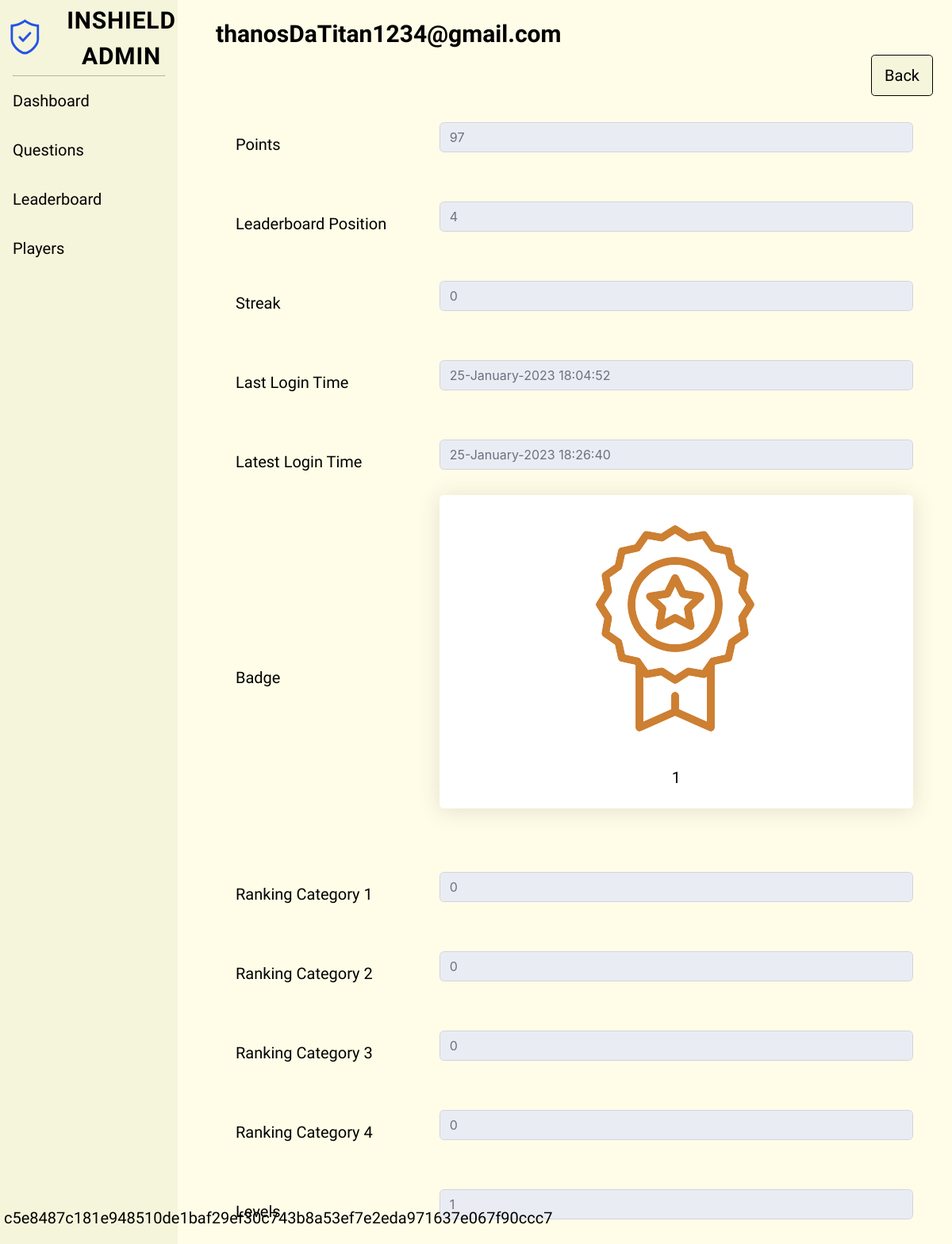
Before: /adminPlayerDetails.php?id=1 (signed in) with the older database file.
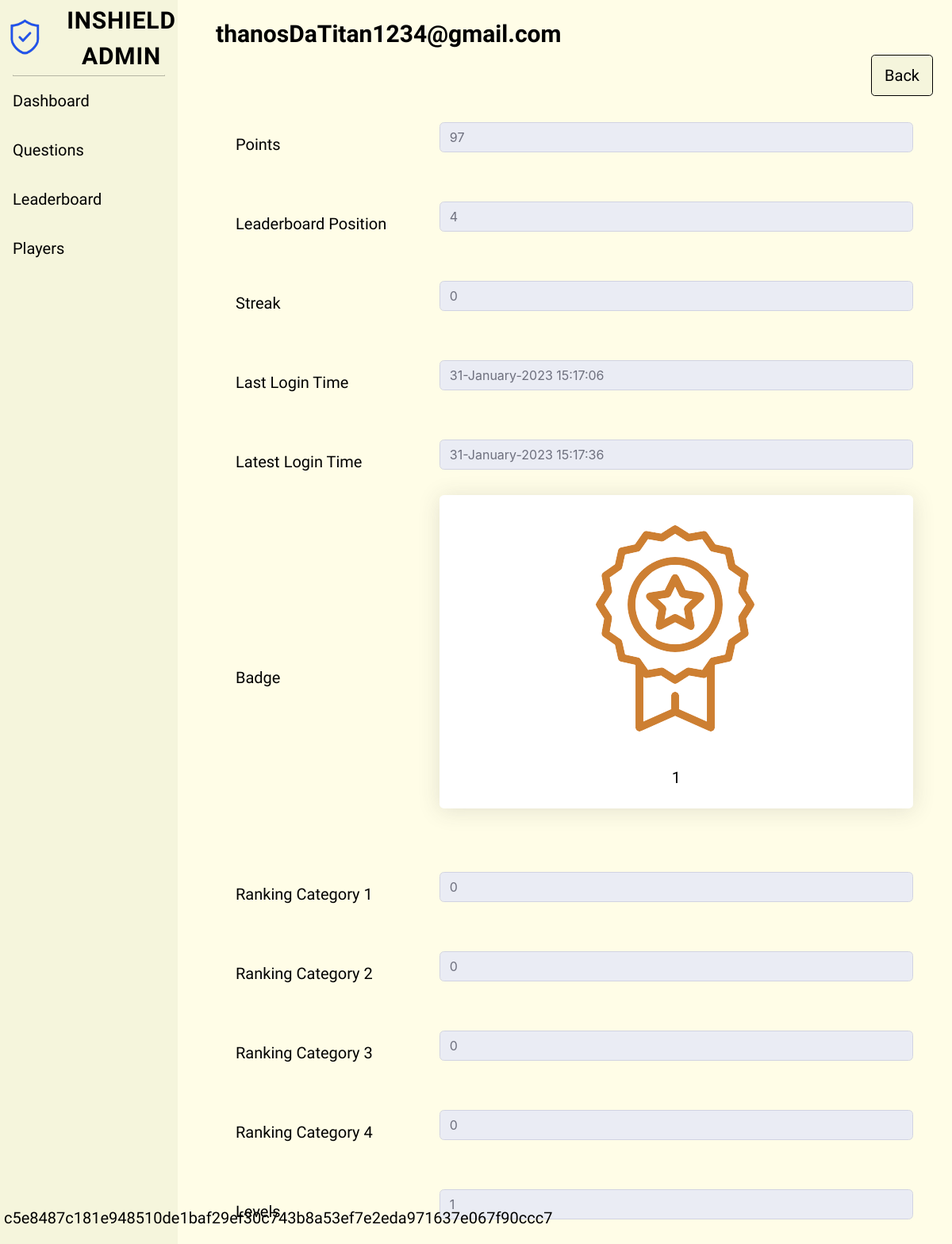
After: the same page with the newer database file.
### tables this page shows
CREATE TABLE `players` (
  `playerID` int(11) NOT NULL,
  `iv` varchar(32) NOT NULL,
  `email` varchar(256) NOT NULL,
  `displayName` varchar(256) NOT NULL,
  `password` varchar(256) NOT NULL,
  `points` varchar(256) NOT NULL,
  `leaderboard_position` varchar(256) NOT NULL,
  `streak` varchar(256) NOT NULL,
  `last_login_time` varchar(256) NOT NULL,
  `latest_login_time` varchar(256) NOT NULL,
  `badge` varchar(256) NOT NULL,
  `ranking_category1` varchar(256) NOT NULL,
  `ranking_category2` varchar(256) NOT NULL,
  `ranking_category3` varchar(256) NOT NULL,
  `ranking_category4` varchar(256) NOT NULL,
  `levels` varchar(256) NOT NULL,
  `google2FA_secretKey` varchar(256) DEFAULT NULL,
  `profilePic` varchar(256) DEFAULT NULL,
  `time_lvl1` varchar(256) DEFAULT NULL,
  `time_lvl2` varchar(256) DEFAULT NULL,
  `time_lvl3` varchar(256) DEFAULT NULL,
  `time_lvl4` varchar(256) DEFAULT NULL,
  `time_lvl5` varchar(256) DEFAULT NULL,
  `time_lvl6` varchar(256) DEFAULT NULL,
  `time_lvl7` varchar(256) DEFAULT NULL,
  `time_lvl8` varchar(256) DEFAULT NULL,
  `time_lvl9` varchar(256) DEFAULT NULL
);

### validation.php (called while the page is built, shortened)
<?php
function decrypting($val_bin, $iv)
{
  $cipher = 'AES-128-CBC';
  $key = 'thebestsecretkey';
  $decryptedVal = openssl_decrypt($val_bin, $cipher, $key, OPENSSL_RAW_DATA, $iv);
  return $decryptedVal;
}
?>

### adminPlayerDetails.php (the view, shortened to what this page needs)
<!DOCTYPE html>
<html>
    <link href="css/dataTables.min.css" rel="stylesheet">
    <link href="css/adminStyle.css" rel="stylesheet" type="text/css" />
    <link rel="stylesheet" href="https://cdn.jsdelivr.net/npm/bootstrap@5.2.3/dist/css/bootstrap.min.css">
</head>
<body id="page-top">
    <div id="wrapper">
        <?php
            include './headerFooterAdmin.php';
            require_once './validation.php';
        ?>
        <div class="container-fluid ps-5">
            <?php
            if($_SERVER['REQUEST_METHOD'] == 'GET')
            {
                if(empty($_GET['id']))
                {
                    $location = "adminPlayers.php";
                    echo "<script type='text/JavaScript'>alert('Please select a player to continue');window.location='$location'</script>";
                }
                elseif(!empty($_GET['id']))
                {
                    $playerID = trim($_GET['id']);
                    $error['id'] = validateInteger($playerID);
                    $error = array_filter($error);
                    if(empty($error))
                    {
                        $con = new mysqli(DB_HOST, DB_USER, DB_PASS, DB_NAME);
                        $sql = "SELECT * FROM players WHERE playerID = ?";
                        $stmt = $con->prepare($sql);
                        $stmt->bind_param("i", $playerID);
                        $stmt->execute();
                        $result = $stmt->get_result();
                        if($row = $result -> fetch_object())
                        {
                            $iv = hex2bin($row -> iv);
                            $displayName_bin = hex2bin($row -> displayName);
                            $displayName = decrypting($displayName_bin, $iv);
                            $points_bin = hex2bin($row -> points);
                            $points = decrypting($points_bin, $iv);
                            $leaderboard_position_bin = hex2bin($row -> leaderboard_position);
                            $leaderboard_position = decrypting($leaderboard_position_bin, $iv);
                            $streak_bin = hex2bin($row -> streak);
                            $streak = decrypting($streak_bin , $iv);
                            $last_login_time_bin = hex2bin($row -> last_login_time);
                            $last_login_time = decrypting($last_login_time_bin , $iv);
                            $latest_login_time_bin = hex2bin($row -> latest_login_time);
                            $latest_login_time = decrypting($latest_login_time_bin , $iv);
                            $badge_bin = hex2bin($row -> badge);
                            $badge = decrypting($badge_bin , $iv);
                            $ranking_category1_bin = hex2bin($row -> ranking_category1);
                            $ranking_category1 = decrypting($ranking_category1_bin , $iv);
                            $ranking_category2_bin = hex2bin($row -> ranking_category2);
                            $ranking_category2 = decrypting($ranking_category2_bin , $iv);
                            $ranking_category3_bin = hex2bin($row -> ranking_category3);
                            $ranking_category3 = decrypting($ranking_category3_bin , $iv);
                            $ranking_category4_bin = hex2bin($row -> ranking_category4);
                            $ranking_category4 = decrypting($ranking_category4_bin , $iv);
                            $levels_bin = hex2bin($row -> levels);
                            $levels = decrypting($levels_bin , $iv);
                            echo '
                            <h1 class="text-left txt fw-bold">'. $displayName .'</h1>
                            <div class="d-flex flex-row-reverse">
                                <a href="adminPlayers.php" class="btn btn-design txt txt-resize h-auto btn-txt btn-lg" role="button">Back</a>
                            </div>
                            <form class="container-fluid" action="" method="post" enctype='."'multipart/form-data'".'>
                                <table class="container-fluid">
                                    <tr>
                                        <td style="width: 30%;font-size:23px;"></td>
                                    </tr>
                                    <tr>
                                        <td><label for="points" class="txt fs-5">Points</label></td>
                                        <td style="height:100px;"><input type="text" class="form-control" id="points" value="'. $points .'" disabled/></td>
                                    </tr>
                                    <tr>
                                        <td><label for="leaderboard_position" class="txt fs-5">Leaderboard Position</label></td>
                                        <td style="height:100px;"><input type="text" class="form-control" id="leaderboard_position" value="'. $leaderboard_position .'" disabled/></td>
                                    </tr>
                                    <tr>
                                        <td><label for="streak" class="txt fs-5">Streak</label></td>
                                        <td style="height:100px;"><input type="text" class="form-control" id="streak" value="'. $streak .'" disabled/></td>
                                    </tr>
                                    <tr>
                                        <td><label for="last_login_time" class="txt fs-5">Last Login Time</label></td>
                                        <td style="height:100px;"><input type="text" class="form-control" id="last_login_time" value="'. $last_login_time .'" disabled/></td>
                                    </tr>
                                    <tr>
                                        <td><label for="latest_login_time" class="txt fs-5">Latest Login Time</label></td>
                                        <td style="height:100px;"><input type="text" class="form-control" id="latest_login_time" value="'. $latest_login_time .'" disabled/></td>
                                    </tr>
                                    <tr>
                                        <td><label for="badge" class="txt fs-5">Badge</label></td>
                                        <td class="text-center" style="height:100px;">
                                        <div class="shadow p-3 mb-5 bg-body rounded bg-white">
                                            <img src="';
                                                    if($points < 90)
                                                    {
                                                        echo 'img/sad.png';
                                                    }
                                                    elseif($points >= 90 && $points <= 100)
                                                    {
                                                        echo "img/BadgeBronze.png";
                                                    }
                                                    elseif($points >= 100 & $points<= 199)
                                                    {
                                                        echo "img/BadgeSilver.png";
                                                    }
                                                    elseif($points >= 200)
                                                    {
                                                        echo "img/BadgeGold.png";
                                                    }
                                                    echo '"
                                                    class="img-size p-3"/><br/>
                                                    <label for="badge" class="txt fs-5">';
                                                     if ($badge == 0)
                                                     {
                                                        echo "No Badge";
                                                     }
                                                     else
                                                     {
                                                        echo $badge;
                                                     }
                                                    echo
                                                    '</label>
                                                    </div>
                                                </td>
                                            </tr>
                                            <tr>
                                                <td><label for="ranking_category1" class="txt fs-5">Ranking Category 1</label></td>
                                                <td style="height:100px;"><input type="text" class="form-control" id="ranking_category1" value="'.$ranking_category1.'" disabled/></td>
                                            </tr>
                                            <tr>
                                                <td><label for="ranking_category2" class="txt fs-5">Ranking Category 2</label></td>
                                                <td style="height:100px;"><input type="text" class="form-control" id="ranking_category2" value="'.$ranking_category2.'" disabled/></td>
                                            </tr>
                                            <tr>
                                                <td><label for="ranking_category3" class="txt fs-5">Ranking Category 3</label></td>
                                                <td style="height:100px;"><input type="text" class="form-control" id="ranking_category3" value="'.$ranking_category3.'" disabled/></td>
                                            </tr>
                                            <tr>
                                                <td><label for="ranking_category4" class="txt fs-5">Ranking Category 4</label></td>
                                                <td style="height:100px;"><input type="text" class="form-control" id="ranking_category4" value="'.$ranking_category4.'" disabled/></td>
                                            </tr>
                                            <tr>
                                                <td><label for="levels" class="txt fs-5">Levels</label></td>
                                                <td style="height:100px;"><input type="text" class="form-control" id="levels" value="'.$levels.'" disabled/></td>
                                            </tr>
                                        </table>
                                    </form>';
                        }
                    }
                }
            }
            ?>
</body>
</html>

### headerFooterAdmin.php (shortened to what this page needs)
<?php
    require_once './validation.php';
?>
<head>
    <link rel="stylesheet" href="https://use.fontawesome.com/releases/v5.0.6/css/all.css">
    <link href="css/dataTables.min.css" rel="stylesheet">
    <link href="css/adminStyle.css" rel="stylesheet" type="text/css" />
</head>
    <ul class="navbar-nav bg-gradient-primary sidebar sidebar-dark accordion navbar-admin sticky-top" id="accordionSidebar">
    <a class="sidebar-brand d-flex align-items-center justify-content-center nav-link" href="adminDashboard.php">
    <div class="sidebar-brand mx-0"><img src="img/icon.png" class="img-att"></div>
    <div class="sidebar-brand-text mx-3 txt">INSHIELD Admin</div>
    </a>
    <br/>
    <hr class="sidebar-divider my-0">
    <li class="nav-item dashboard-active">
        <a class="nav-link" href="adminDashboard.php">
        <span class="navlink txt-sidebar">Dashboard</span></a>
    </li>
    <li class="nav-item">
        <a class="nav-link" href="adminQuestions.php">
        <span class="navlink txt-sidebar">Questions</span>
        </a>
    </li>
    <li class="nav-item">
        <a class="nav-link" href="adminLeaderboard.php">
            <span class="navlink txt-sidebar">Leaderboard</span>
        </a>
    </li>
    <li class="nav-item">
        <a class="nav-link" href="adminPlayers.php">
            <span class="navlink txt-sidebar">Players</span>
        </a>
    </li>
    <li class="fixed-bottom itm-btm text-wrap">
        <?php
            if(isset($_SESSION["aName"]))
            {
                echo '<a href="adminDetails.php" class="nav-link"><span class="navlink txt-sidebar">' . $_SESSION["aName"]. '</span></a>';
            }
            else
            {
                echo '<a href="login.php" class="nav-link"><span class="navlink txt-sidebar">Login</span></a>';
            }
        ?>
    </li>
</ul>

### adminPlayerDetails.php (style rules this page uses)
.txt { font-family: "Strait"; color: #000000 !important; }
.btn-design { border-color: #000000 !important; background-color: #F5F5DC !important; }
.txt-resize { font-size: 20px !important; }
.btn-txt { vertical-align: middle !important; padding-top:10px !important; padding-bottom:10px !important; }

### headerFooterAdmin.php (style rules this page uses)
html body { background-color: #FFFDE7; }
.bg-gradient-primary { background: #F5F5DC; }
.sidebar-brand-text, .navlink { color: #000000; }
.sidebar-brand-text { font-family: "Strait"; }
.sidebar-divider { border: 1px solid #000000; }
.img-att { height: 45px; width: 50px; padding-left: 10px; }
.txt { padding-top: 25px; font-family: "Strait"; font-size: 30px; }
.txt-sidebar { font-family: "Strait"; font-size: 20px !important; color: #000000; }
.itm-btm { padding-left: 5px; padding-bottom: 10px; }

Changed rows visible on the page:
changed players "thanosDaTitan1234@gmail.com": last_login_time+iv "25-January-2023 18:04:52" → "31-January-2023 15:17:06"; latest_login_time+iv "25-January-2023 18:26:40" → "31-January-2023 15:17:36"
